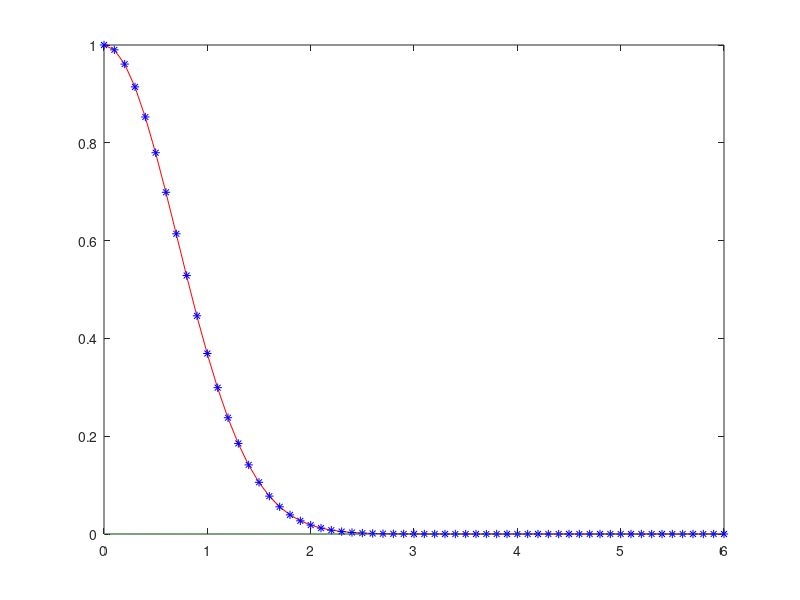

Write the MATLAB code that produced this figure.
%% Huen's Method Eploration - Dwight Townsend - 06/2011
% This Script is Huen's method it uses a predictor corrector method to
% calculate the y_n+1 using Euler's method and then correcting it. To
% derive it you shove the Euler approxiamtion into the midpoint
% approximation. It's super cool how it does it.



h = 0.1;   % Time step
y0 = 1;    % Initial Condition
T = 6;     % End Point
n = T/h;   % Number of steps
t(1) = 0;  % Initial Conditions
y(1) = y0; 
  for k = 1 : n
       t(k+1) = t(k) + h;
       % solve the implicit equation:
       % y(k+1) = y(k) + h*(-t(k)*y(k)-t(k+1)*y(k+1))
       y(k+1) = y(k)*(1-h*t(k))/(1 + h*t(k+1));  
end
yExact = exp(-t.^2); eLocal = abs(y-yExact);
plot(t,yExact,'r',t,y,'*b',t,eLocal,':g'); 